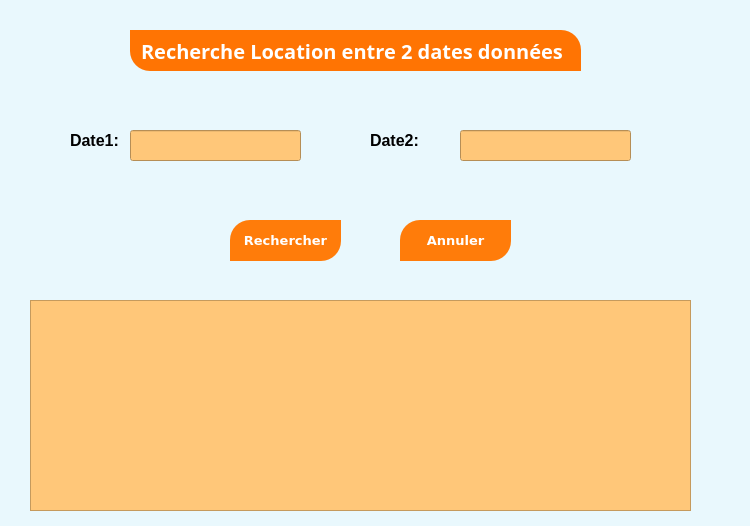
<?xml version="1.0" encoding="UTF-8"?>
<ui version="4.0">
 <class>Form</class>
 <widget class="QWidget" name="Form">
  <property name="geometry">
   <rect>
    <x>0</x>
    <y>0</y>
    <width>750</width>
    <height>526</height>
   </rect>
  </property>
  <property name="windowTitle">
   <string>Form</string>
  </property>
  <property name="styleSheet">
   <string notr="true">background-color: rgb(233, 248, 253);</string>
  </property>
  <widget class="QLabel" name="label">
   <property name="geometry">
    <rect>
     <x>130</x>
     <y>30</y>
     <width>451</width>
     <height>41</height>
    </rect>
   </property>
   <property name="font">
    <font>
     <family>Montserrat</family>
     <pointsize>15</pointsize>
     <weight>75</weight>
     <bold>true</bold>
    </font>
   </property>
   <property name="styleSheet">
    <string notr="true">color:white;
background-color: rgb(255, 116, 3);
text-align:center;
padding:5px;
border-top-right-radius: 20px;
border-bottom-left-radius: 20px;</string>
   </property>
   <property name="text">
    <string>Recherche Location entre 2 dates données</string>
   </property>
  </widget>
  <widget class="QLabel" name="label_2">
   <property name="geometry">
    <rect>
     <x>70</x>
     <y>130</y>
     <width>71</width>
     <height>21</height>
    </rect>
   </property>
   <property name="font">
    <font>
     <pointsize>12</pointsize>
     <weight>75</weight>
     <bold>true</bold>
    </font>
   </property>
   <property name="text">
    <string>Date1:</string>
   </property>
  </widget>
  <widget class="QLabel" name="label_3">
   <property name="geometry">
    <rect>
     <x>370</x>
     <y>130</y>
     <width>71</width>
     <height>21</height>
    </rect>
   </property>
   <property name="font">
    <font>
     <pointsize>12</pointsize>
     <weight>75</weight>
     <bold>true</bold>
    </font>
   </property>
   <property name="text">
    <string>Date2:</string>
   </property>
  </widget>
  <widget class="QLineEdit" name="lineEdit">
   <property name="geometry">
    <rect>
     <x>130</x>
     <y>130</y>
     <width>171</width>
     <height>31</height>
    </rect>
   </property>
   <property name="font">
    <font>
     <pointsize>10</pointsize>
    </font>
   </property>
   <property name="styleSheet">
    <string notr="true">background-color: rgb(255, 199, 121);</string>
   </property>
  </widget>
  <widget class="QLineEdit" name="lineEdit_2">
   <property name="geometry">
    <rect>
     <x>460</x>
     <y>130</y>
     <width>171</width>
     <height>31</height>
    </rect>
   </property>
   <property name="font">
    <font>
     <pointsize>10</pointsize>
    </font>
   </property>
   <property name="styleSheet">
    <string notr="true">background-color: rgb(255, 199, 121);</string>
   </property>
  </widget>
  <widget class="QPushButton" name="pushButton">
   <property name="geometry">
    <rect>
     <x>230</x>
     <y>220</y>
     <width>111</width>
     <height>41</height>
    </rect>
   </property>
   <property name="font">
    <font>
     <family>Verdana</family>
     <pointsize>10</pointsize>
     <weight>75</weight>
     <bold>true</bold>
    </font>
   </property>
   <property name="styleSheet">
    <string notr="true">
color:white;
background-color: rgb(255, 124, 10);

padding:5px;
border-top-left-radius: 20px;
border-bottom-right-radius: 20px;</string>
   </property>
   <property name="text">
    <string>Rechercher</string>
   </property>
  </widget>
  <widget class="QPushButton" name="pushButton_2">
   <property name="geometry">
    <rect>
     <x>400</x>
     <y>220</y>
     <width>111</width>
     <height>41</height>
    </rect>
   </property>
   <property name="font">
    <font>
     <family>Verdana</family>
     <pointsize>10</pointsize>
     <weight>75</weight>
     <bold>true</bold>
    </font>
   </property>
   <property name="styleSheet">
    <string notr="true">
color:white;
background-color: rgb(255, 124, 10);

padding:5px;
border-top-left-radius: 20px;
border-bottom-right-radius: 20px;</string>
   </property>
   <property name="text">
    <string>Annuler</string>
   </property>
  </widget>
  <widget class="QLabel" name="label_5">
   <property name="geometry">
    <rect>
     <x>610</x>
     <y>40</y>
     <width>71</width>
     <height>61</height>
    </rect>
   </property>
   <property name="styleSheet">
    <string notr="true">image: url(:/newPrefix/reche.jpg);
image: url(:/newPrefix/reche.jpg);</string>
   </property>
   <property name="text">
    <string/>
   </property>
  </widget>
  <widget class="QTextEdit" name="textEdit">
   <property name="geometry">
    <rect>
     <x>30</x>
     <y>300</y>
     <width>661</width>
     <height>211</height>
    </rect>
   </property>
   <property name="styleSheet">
    <string notr="true">background-color: rgb(255, 199, 121);</string>
   </property>
  </widget>
 </widget>
 <resources>
  <include location="ml.qrc"/>
 </resources>
 <connections/>
</ui>
